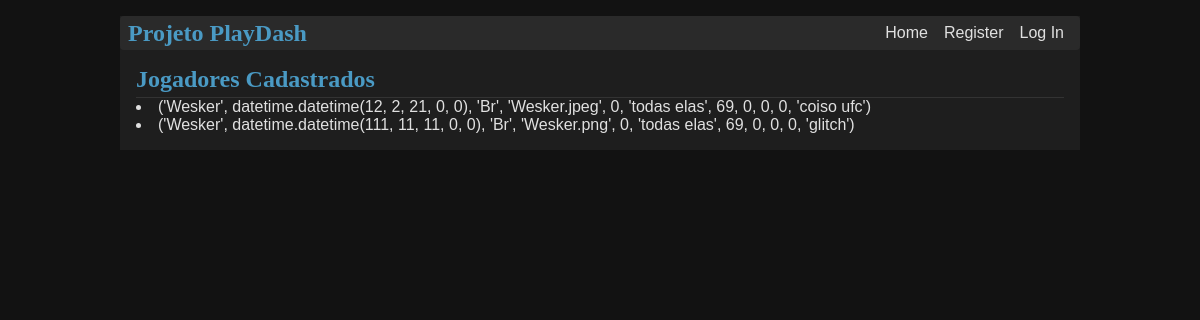
Page /display_db/players on the earlier database version.
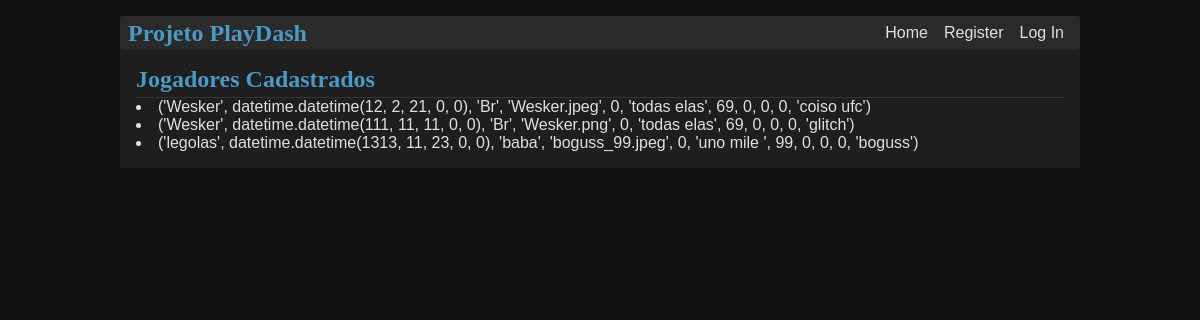
Same page on the later database version.
### tables this page shows
CREATE TABLE jogador (
    nome_jogador character varying(100) NOT NULL,
    data_nascimento timestamp NOT NULL,
    nacionalidade character varying(20) NOT NULL,
    foto text NOT NULL,
    gols integer NOT NULL DEFAULT 0,
    posicao character varying(30) NOT NULL,
    numero integer NOT NULL,
    faltas integer NOT NULL DEFAULT 0,
    cartoes_amarelos integer NOT NULL DEFAULT 0,
    cartoes_vermelhos integer NOT NULL DEFAULT 0,
    nome_time character varying(100) NOT NULL,

    CONSTRAINT jogador_pkey PRIMARY KEY (numero, nome_time),
    CONSTRAINT jogador_nome_time_fkey FOREIGN KEY (nome_time) 
        REFERENCES "time"(nome_time)
);

### playdash/display_db.py (the view)
@bp.route('/players', methods=('GET', 'POST'))
def display_players():
    db = get_db()
    players = db.execute(
        'SELECT * FROM jogador'
    ).fetchall()
    return render_template('display_db/display_players.html', players=players)

### playdash/auth.py (called while the page is built)
@bp.before_app_request
def load_logged_in_user():
    user_name = session.get('user_name')
    if user_name is None:
        g.user = None
    else:
        g.user = get_db().execute(
            'SELECT * FROM usuario WHERE nome_usuario = ?', (user_name,)
        ).fetchone()

### playdash/db.py (called while the page is built)
def get_db():
    if 'db' not in g:
        g.db = sqlite3.connect(
            current_app.config['DATABASE'],
            detect_types=sqlite3.PARSE_DECLTYPES
        )
        g.db.row_factory = sqlite3.Row
    return g.db

### playdash/templates/display_db/display_players.html
{% extends 'base.html' %}
{% block header %}
    <h1>{% block title %}Jogadores Cadastrados{% endblock %}</h1>
{% endblock %}
{% block content %}
    {% if players %}
        {% for player in players %}
            <li>{{  player['nome_jogador'],
                    player['data_nascimento'],
                    player['nacionalidade'],
                    player['foto'],
                    player['gols'],
                    player['posicao'],
                    player['numero'],
                    player['faltas'],
                    player['cartoes_amarelos'],
                    player['cartoes_vermelhos'],
                    player['nome_time']
            }}</li>
        {% endfor %}
    {% else %}
        <p>Nenhum jogador cadastrado</p>
    {% endif %}
{% endblock %}

Differences in the rows shown:
added jogador: nome_jogador+data_nascimento+nacionalidade "('legolas', datetime.datetime(1313, 11, 23, 0, 0), 'baba', 'boguss_99.jpeg', 0, 'uno mile ', 99, 0, 0, 0, 'boguss')"
